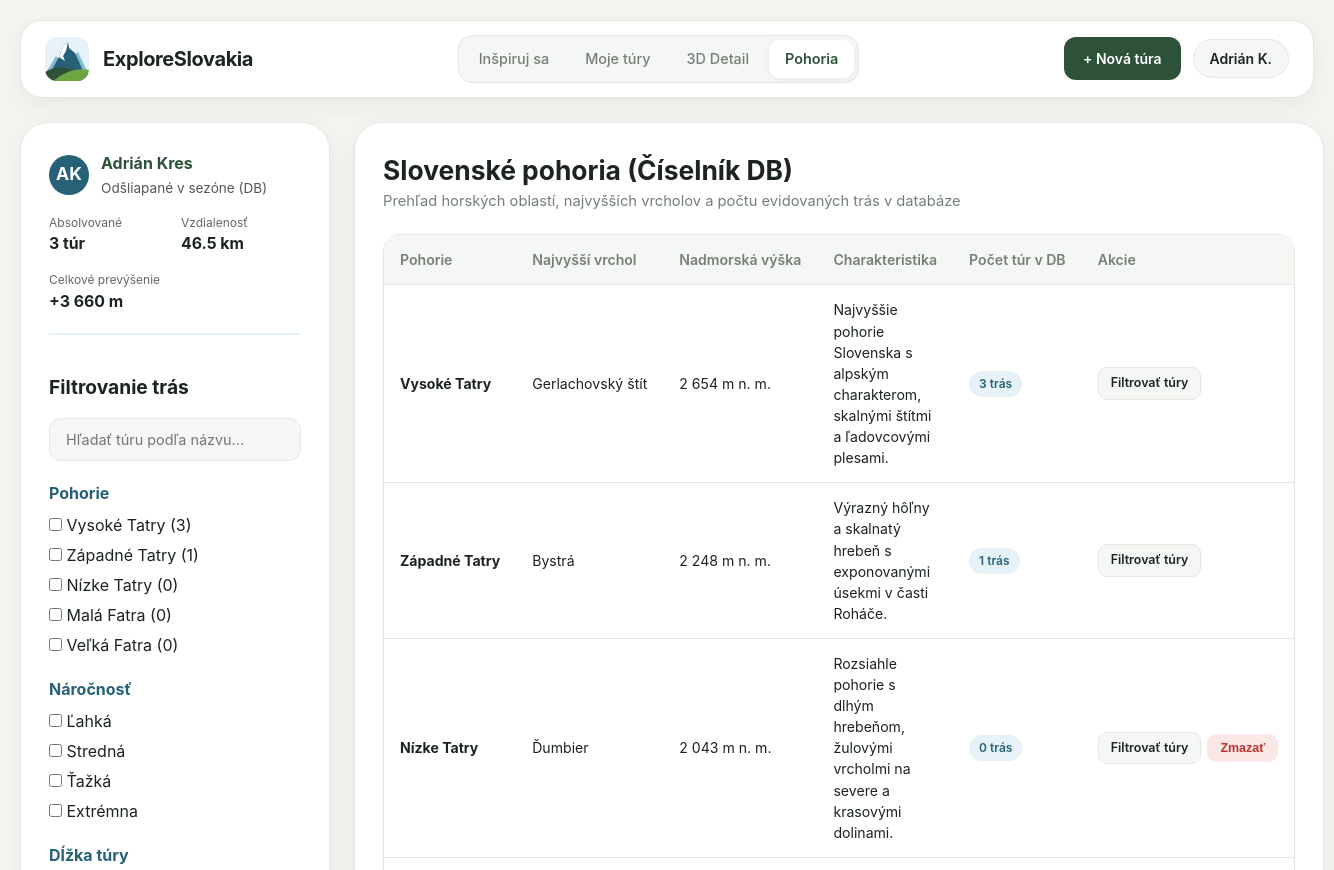
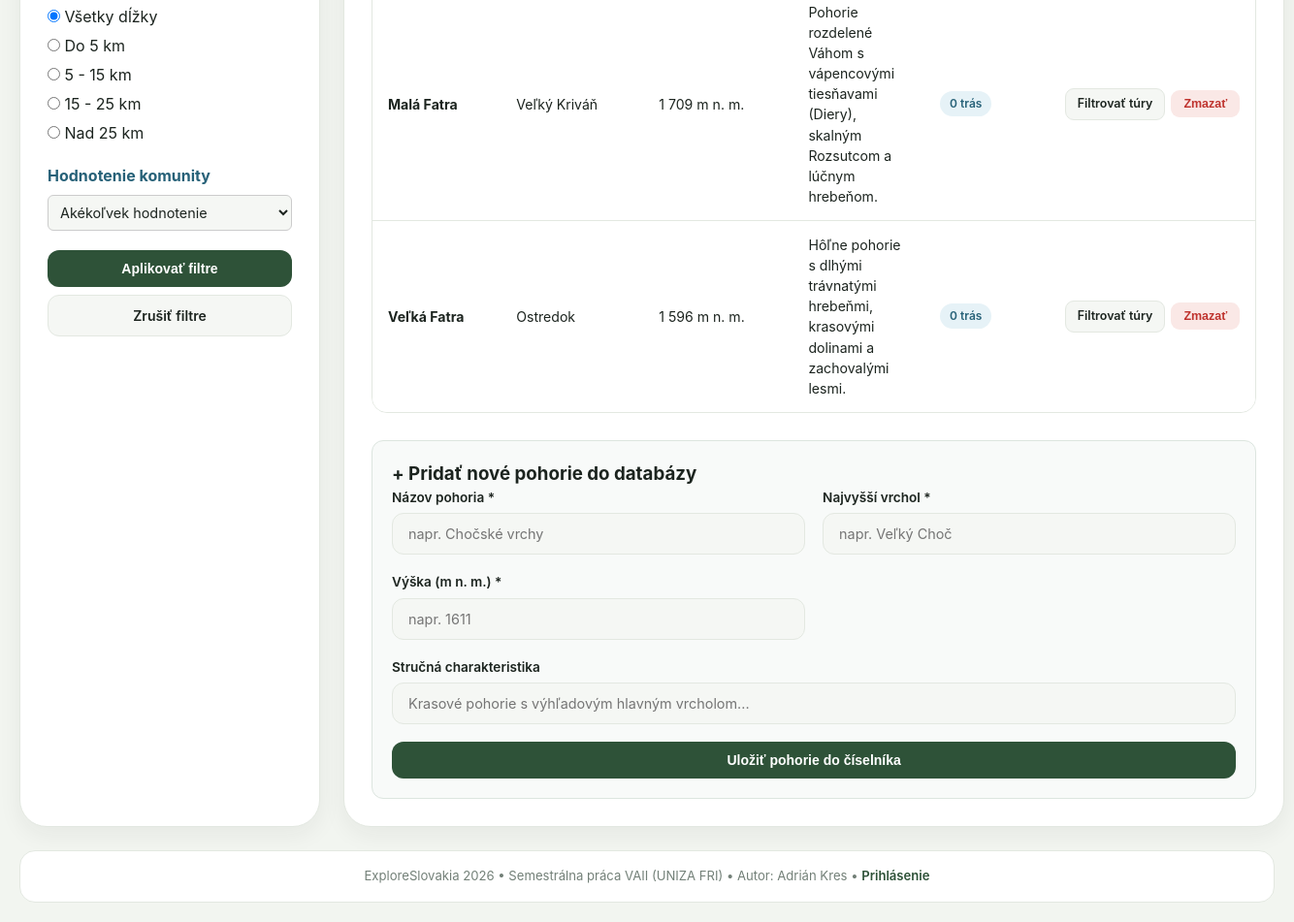
Page /?c=mountain on the committed database (2 pictures, top to bottom).
### tables this page shows
CREATE TABLE `mountains` (
                             `id` INT AUTO_INCREMENT PRIMARY KEY,
                             `name` VARCHAR(100) NOT NULL UNIQUE,
                             `highest_peak` VARCHAR(100) NOT NULL,
                             `elevation` INT NOT NULL,
                             `description` TEXT NULL
);

### App/Views/Mountain/index.view.php (the view, shortened to what the rows shown need)
<div>
    <div class="page-title-bar">
        <div>
            <h1>Slovenské pohoria (Číselník DB)</h1>
        </div>
    </div>
    <div class="table-responsive" style="margin-bottom: 28px;">
        <table class="data-table">
            <thead>
            <tr>
                <th>Pohorie</th>
                <th>Najvyšší vrchol</th>
                <th>Nadmorská výška</th>
                <th>Charakteristika</th>
                <th>Počet túr v DB</th>
                <th>Akcie</th>
            </tr>
            </thead>
            <tbody>
            <?php foreach ($mountains as $m): ?>
                <?php $count = $m->getHikeCount(); ?>
                <tr>
                    <td class="cell-nowrap"><strong><?= htmlspecialchars((string)$m->getName()) ?></strong></td>
                    <td class="cell-nowrap"><?= htmlspecialchars((string)$m->getHighestPeak()) ?></td>
                    <td class="cell-nowrap"><?= number_format((int)$m->getElevation(), 0, '.', ' ') ?> m n. m.</td>
                    <td><?= htmlspecialchars((string)$m->getDescription()) ?></td>
                    <td class="cell-nowrap"><span class="badge badge-mountain"><?= $count ?> trás</span></td>
                    <td class="cell-nowrap">
                        <div class="table-actions">
                            <a href="<?= $link->url('home.index', ['mountains' => [$m->getName()]]) ?>" class="btn btn-sm btn-secondary">Filtrovať túry</a>
                            <?php if ($count === 0): ?>
                                <form action="<?= $link->url('mountain.delete') ?>" method="post" style="display: inline; margin: 0;">
                                    <button type="submit" class="btn btn-sm btn-danger">Zmazať</button>
                                </form>
                            <?php endif; ?>
                        </div>
                    </td>
                </tr>
            <?php endforeach; ?>
            </tbody>
        </table>
    </div>
</div>

### App/Views/Layouts/root.layout.view.php (shortened to what the rows shown need)
<?php
try {
    $sidebarMountains = \App\Models\Mountain::getAll();
} catch (\Throwable $e) {
    $allHikes = [];
    $sidebarMountains = [];
}
$selectedMountains = $_GET['mountains'] ?? [];
?>
<!DOCTYPE html>
<html lang="sk">
<head>
    <link rel="stylesheet" href="<?= $link->asset('css/style.css') ?>">
</head>
<body>
<div class="app-container">
    <div class="shell-grid">
        <aside class="card sidebar-section" aria-label="Bočný panel">
            <div class="filters-section">
                <h2 style="margin-bottom: 16px; font-size: 1.2em;">Filtrovanie trás</h2>
                <form action="<?= $link->url('home.index') ?>" method="GET" class="filter-form">
                    <div class="filter-group" style="margin-bottom: 20px;">
                        <h3 style="font-size: 1em; margin-bottom: 8px; color: #266178;">Pohorie</h3>
                        <?php foreach ($sidebarMountains as $m): ?>
                            <label style="display: block; margin-bottom: 6px; cursor: pointer;">
                                <input type="checkbox" name="mountains[]" value="<?= htmlspecialchars((string)$m->getName()) ?>" <?= in_array($m->getName(), $selectedMountains, true) ? 'checked' : '' ?>>
                                <?= htmlspecialchars((string)$m->getName()) ?> (<?= $m->getHikeCount() ?>)
                            </label>
                        <?php endforeach; ?>
                    </div>
                </form>
            </div>
        </aside>
        <main class="card">
            <?= $contentHTML ?>
        </main>
    </div>
</div>
</body>
</html>

### rows in the picture
mountains: name "Vysoké Tatry", HikeCount "3", highest_peak "Gerlachovský štít", elevation "2 654", description "Najvyššie pohorie Slovenska s alpským charakterom, skalnými štítmi a ľadovcovými plesami.", count "3"
mountains: name "Západné Tatry", HikeCount "1", highest_peak "Bystrá", elevation "2 248", description "Výrazný hôľny a skalnatý hrebeň s exponovanými úsekmi v časti Roháče.", count "1"
mountains: name "Nízke Tatry", HikeCount "0", highest_peak "Ďumbier", elevation "2 043", description "Rozsiahle pohorie s dlhým hrebeňom, žulovými vrcholmi na severe a krasovými dolinami.", count "0"
mountains: name "Malá Fatra", HikeCount "0", highest_peak "Veľký Kriváň", elevation "1 709", description "Pohorie rozdelené Váhom s vápencovými tiesňavami (Diery), skalným Rozsutcom a lúčnym hrebeňom.", count "0"
mountains: name "Veľká Fatra", HikeCount "0", highest_peak "Ostredok", elevation "1 596", description "Hôľne pohorie s dlhými trávnatými hrebeňmi, krasovými dolinami a zachovalými lesmi.", count "0"

### other values in the picture
$completedCount "3"
$totalDist "46.5"
$totalElev "3 660"
$diff "Ľahká"
$diff "Stredná"
$diff "Ťažká"
$diff "Extrémna"
